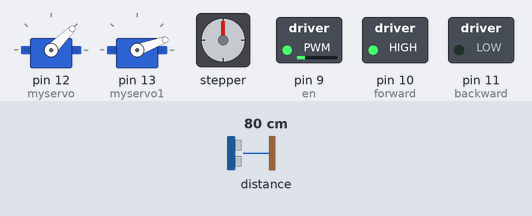
Bench run of a sketch on a simulated Arduino Uno, built with avr-gcc and run on an emulated ATmega328P. On the bench: 2 × servo, stepper motor, switched loads named in the sketch (green lamp = pin HIGH). The test bench sets the inputs (shaded band); at power-on: distance to the obstacle 80 cm. Stepper angles assume 200 steps per turn.

Above: at 15.7 s.
15.8 s: distance to the obstacle set to 16 cm
17.3 s: distance to the obstacle set to 12 cm
At 17.46 s:
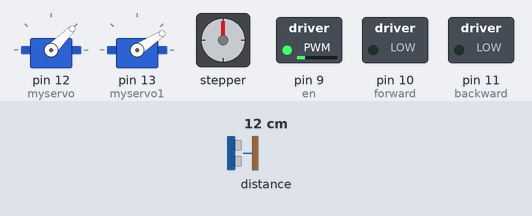
At 21.2 s:
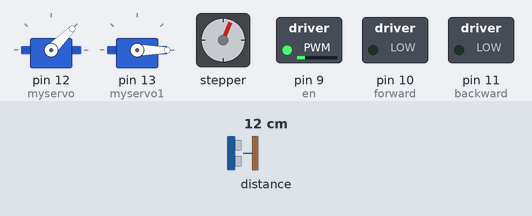
Timing chart, 0 to 22.7 s (numbered marks = the images above; inputs shaded):
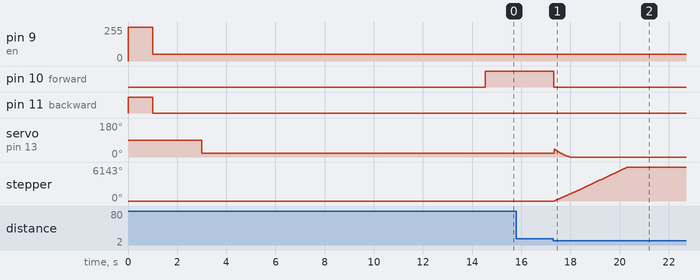

Measured:
- the behaviour switches between 14 and 13 cm on distance to the obstacle (found by bisection; images 0 and 1)
- after the input at 15.8 s, every drawn part: stays the same
- after the input at 17.3 s, pin 10 (forward): HIGH → LOW at once; stepper: turns 6143° clockwise in 3.0 s, starting at once

The sketch:

insertion_test.ino
```cpp
#include <AccelStepper.h>
#include <Servo.h>
#include <Adafruit_VL6180X.h>

double startt;
double currt;
double prevt = 0.0;

const int dirPin = 2;
const int stepPin = 3;

const int en = 9;
const int forward = 10;
const int backward = 11;

double cfs = 8. / 400.;
double todeg = 180. / PI;
double torad = PI / 180.;


double q1 = 83 * torad;
double k = sin(q1) / cos(q1);
double vs = 1600 * cfs;
double q2 = 45 * torad;
double r1 = 80*cos(q2);

double speeed = 60;

double q1f;
double q2f;

double timeframe = 10;

Adafruit_VL6180X v1 = Adafruit_VL6180X();


double a = 50;
double b = -100;
double c = 60;

Servo myservo;
Servo myservo1;

AccelStepper stepper(1, stepPin, dirPin);

bool firstpass = true;


double calcangle(double t){
  double angle = q1 - asin(((2*vs*t)+(2*r1*q1))/(k*r1));

  return angle;
}

double calculateangle(double t) {
  double angle = (a*t*t) + (b*t) + c;

  return angle;
}

void stopLA() {
  digitalWrite(forward, LOW);
  digitalWrite(backward, LOW);
}

int state = 1;

void moveLinearAct(bool forwards) {
  if (forwards == true) {
    digitalWrite(forward, HIGH);
    digitalWrite(backward, LOW);
  } else {
    digitalWrite(forward, LOW);
    digitalWrite(backward, HIGH);
  }
}

void setup() {
  // put your setup code here, to run once:
  // put your setup code here, to run once:
  Serial.begin(9600);

  myservo.attach(12); // motor on top
  myservo1.attach(13);

  stepper.setMaxSpeed(4000); //SPEED = Steps / second
  stepper.setAcceleration(4000); //ACCELERATION = Steps /(second)^2

  pinMode(forward, OUTPUT);//set relay as an output
  pinMode(backward, OUTPUT);//set relay as an output

  analogWrite(en, 255);
  digitalWrite(forward, HIGH);
  digitalWrite(backward, HIGH);

  v1.begin();

  moveLinearAct(false);
  delay(1000);
  stopLA();

  analogWrite(en, 50);

  delay(1000);
  myservo.write(45);
  delay(1000);

  myservo1.write(20);
  delay(1500);

  delay(10000);
}

void loop() {
  // put your main code here, to run repeatedly:
  switch (state) {
    case 1:
      if (v1.readRange() > 130)
      {
        moveLinearAct(true);
      }
      else
      {
        stopLA();
        state = 2;
      }
      break;
    case 2:
      if (currt < 1.)
      {
          if (firstpass > 0)
          {
            startt = millis();
            stepper.move(1800);
            stepper.setSpeed(1600);
            firstpass = false;
          }

          //myservo.write((4*calcangle(currt)));
          stepper.runSpeed();
          myservo1.write(calculateangle(currt)-15);
      }
      else if (currt < 3.)
      {
        stopLA();
        stepper.runSpeed();
      }

      currt = millis();
      currt -= startt;
      currt /= 1000;
      break;
 }


  /*
  if (!isnan(calcangle(currt)))
  {
    if (firstpass > 0) {
      startt = millis();
      firstpass = false;
    }

    currt = millis();
    currt -= startt;
    currt /= 1000;

    Serial.println(currt);
    Serial.println(calculateangle(currt));

    prevt = currt;

    stepper.run();
  }
  */
}
```
